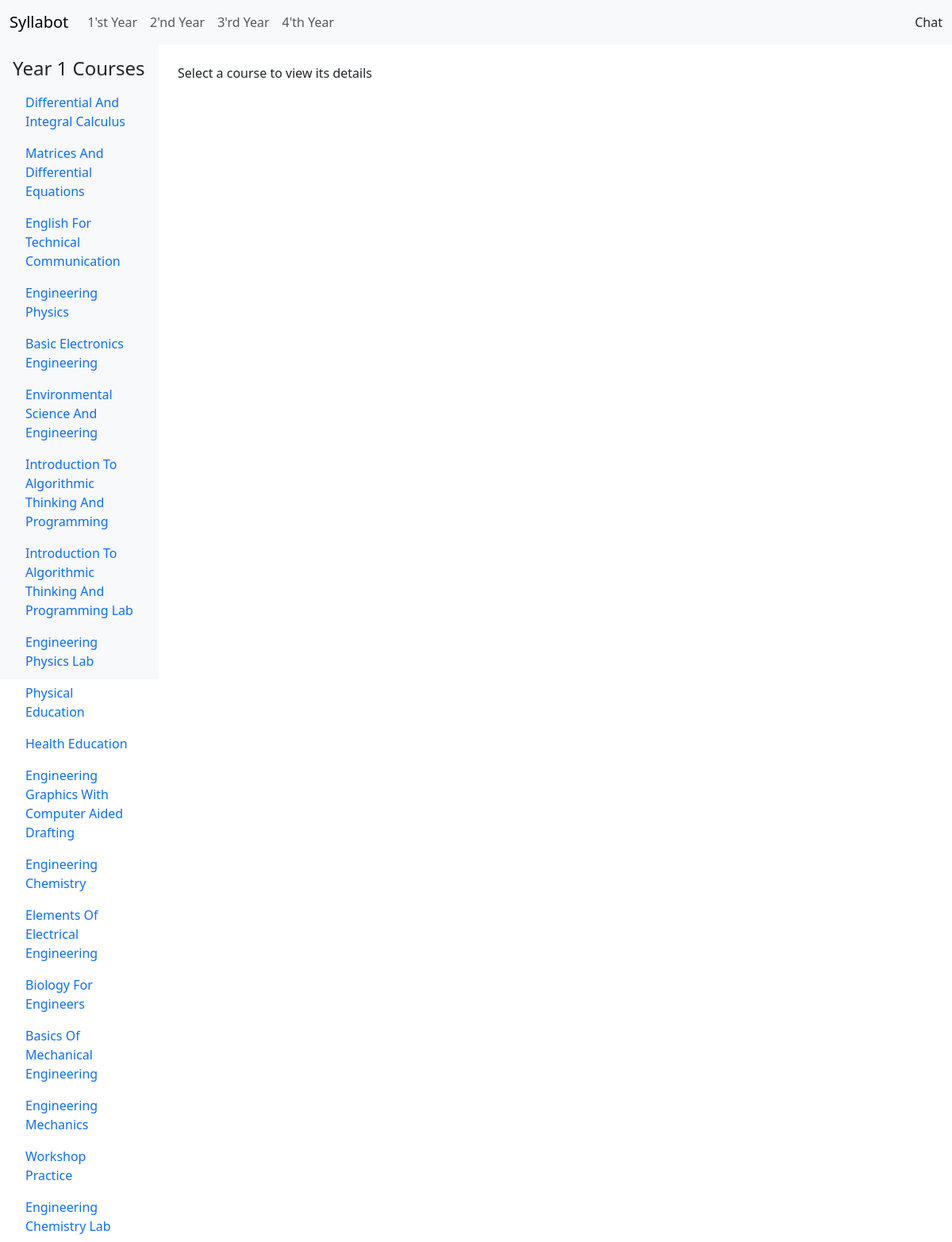
The page /1 on the database its author committed.
### courses/models.py (models this page shows)
class Course(models.Model):
    CREDIT_CHOICES = [(i, str(i)) for i in range(1, 5)]
    YEAR_CHOICES = [(i, str(i)) for i in range(1, 5)]
    SEMESTER_CHOICES = [(i, str(i)) for i in range(1, 3)]
    code = models.CharField(max_length=6, unique=True, null=False)
    name = models.CharField(max_length=128, null=False)
    prerequisites = models.ManyToManyField('self', blank=True, symmetrical=False, related_name="dependent_courses")
    credits = models.PositiveSmallIntegerField(choices=CREDIT_CHOICES, default=3, null=False)
    year = models.PositiveSmallIntegerField(choices=YEAR_CHOICES, default=1, null=False)
    semester = models.PositiveSmallIntegerField(choices=SEMESTER_CHOICES, null=True, blank=True)
    def __str__(self):
        return self.code

### courses/views.py (the view, shortened to what this page needs)
# urls.py: path("<int:year>", views.syllabus, name="syllabus"),
def syllabus(request, year, code=None):
    if not code:
        return render(request, "courses/syllabus.html", {
            "year": year,
            "courses": Course.objects.filter(year=year),
            "message": "Select a course to view its details"
        })

### courses/templates/courses/syllabus.html
{% extends "courses/layout.html" %}
{% block body %}
<div class="container-fluid">
    <div class="row">
        <nav class="col-md-3 col-lg-2 d-md-block bg-light sidebar vh-100 p-3">
            <h4>Year {{ year }} Courses</h4>
            <ul class="nav flex-column">
                {% for c in courses %}
                <li class="nav-item">
                    <a class="nav-link" href="{% url 'courses:syllabus' year c %}">{{ c.name|title }}</a>
                </li>
                {% endfor %}
            </ul>
        </nav>
        <main class="col-md-9 ms-sm-auto col-lg-10 p-4">
            {% if course %}
            <h3>{{ course }}</h3>
            <h2>{{ course.name|title }}</h2>
            {% if course.semester %}
            <h4>{{ course.credits }} credits | Year {{ course.year }} Semester {{ course.semester }}</h4>
            {% else %}
            <h4>{{ course.credits }} credits | Year {{ course.year }}</h4>
            {% endif %}
            <b>Prerequisites: </b>
            {% if course.prerequisites.all|length > 0 %}
            {% for prereq in course.prerequisites.all %}
            <a href="{% url 'courses:syllabus' prereq.year prereq %}" title="{{ prereq.name }}">{{ prereq }}, </a>
            {% endfor %}
            {% else %}
            No prerequisites.
            {% endif %}
            <br>
            <br>
            {% if units|length > 0 %}
            <h4>Units</h4>
            <div class="accordion" id="accordionExample">
                {% for unit in units %}
                <div class="accordion-item">
                    <h2 class="accordion-header">
                        <button class="accordion-button collapsed" type="button" data-bs-toggle="collapse"
                            data-bs-target="#{{ unit.number }}" aria-expanded="false" aria-controls="{{ unit.number }}">
                            {{ unit.name|capfirst }}
                        </button>
                    </h2>
                    <div id="{{ unit.number }}" class="accordion-collapse collapse">
                        <div class="accordion-body">
                            {% if unit.topics.all|length > 0 %}
                                <ul>
                                    {% for topic in unit.topics.all %}
                                        <li>{{ topic.name|capfirst }}</li>
                                    {% endfor %}
                                </ul>
                            {% else %}
                                <p>No subtopics under this unit.</p>
                            {% endif %}
                        </div>
                    </div>
                </div>
                {% endfor %}
            </div>
            {% endif %}
        {% if course.experiments.all|length > 0 %}
        <br>
        <h4>Experiments</h4>
        <ol>
            {% for exp in course.experiments.all %}
                <li>{{ exp.description }}</li>
            {% endfor %}
        </ol>
        {% endif %}
        {% if course.references.all|length > 0 %}
            <br>
            <h4>References</h4>
            <ol>
                {% for ref in course.references.all %}
                    <li>{{ ref.name }}</li>
                {% endfor %}
            </ol>
        {% endif %}
    </div>
    {% else %}
    {{ message }}
    {% endif %}
    </main>
</div>
</div>
{% endblock %}

### rows shown on the page
Course: name "Differential And Integral Calculus"
Course: name "Matrices And Differential Equations"
Course: name "English For Technical Communication"
Course: name "Engineering Physics"
Course: name "Basic Electronics Engineering"
Course: name "Environmental Science And Engineering"
Course: name "Introduction To Algorithmic Thinking And Programming"
Course: name "Introduction To Algorithmic Thinking And Programming Lab"
Course: name "Engineering Physics Lab"
Course: name "Physical Education"
Course: name "Health Education"
Course: name "Engineering Graphics With Computer Aided Drafting"
Course: name "Engineering Chemistry"
Course: name "Elements Of Electrical Engineering"
Course: name "Biology For Engineers"
Course: name "Basics Of Mechanical Engineering"
Course: name "Engineering Mechanics"
Course: name "Workshop Practice"
Course: name "Engineering Chemistry Lab"

### other values the page prints
{{ year }} "1"
{{ message }} "Select a course to view its details"
